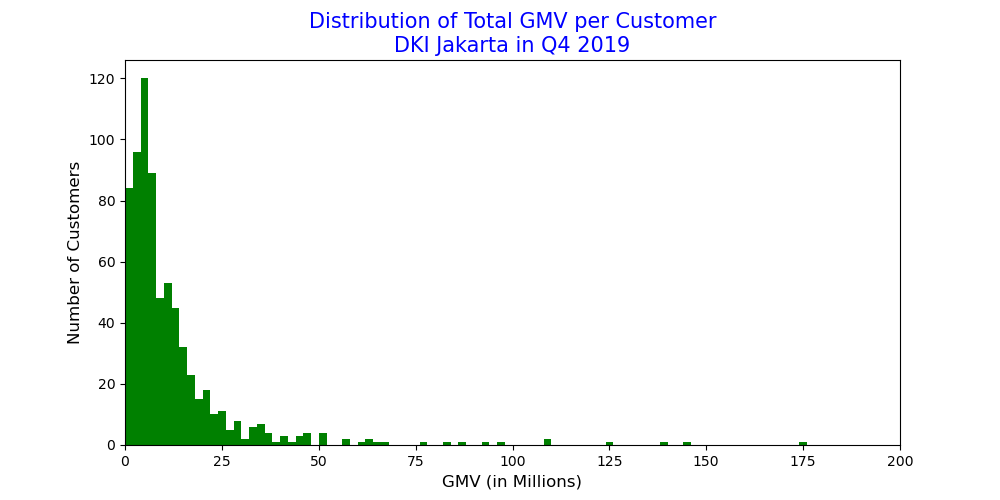

Recreate this plot in Python.
import datetime
import pandas as pd
import matplotlib.pyplot as plt
dataset = pd.read_csv('https://storage.googleapis.com/dqlab-dataset/retail_raw_reduced.csv')
dataset['order_month'] = dataset['order_date'].apply(lambda x: datetime.datetime.strptime(x, "%Y-%m-%d").strftime('%Y-%m'))
dataset['gmv'] = dataset['item_price']*dataset['quantity']
dataset_dki_q4 = dataset[(dataset['province']=='DKI Jakarta') & (dataset['order_month'] >= '2019-10')]

data_per_customer = (dataset_dki_q4.groupby('customer_id')
                                   .agg({'order_id':'nunique',
                                         'quantity': 'sum',
                                         'gmv':'sum'})
                                   .reset_index()
                                   .rename(columns={'order_id':'orders'}))

plt.figure(figsize=(10,5))
plt.hist(data_per_customer['gmv'], bins=100, range=(1, 200000000), color='green')
plt.title('Distribution of Total GMV per Customer\nDKI Jakarta in Q4 2019', fontsize=15, color='blue')
plt.xlabel('GMV (in Millions)', fontsize=12)
plt.ylabel('Number of Customers', fontsize=12)
plt.xlim(xmin=0, xmax=200000000)
labels, locations = plt.xticks()
plt.xticks(labels, (labels/1000000).astype(int))
plt.show()
